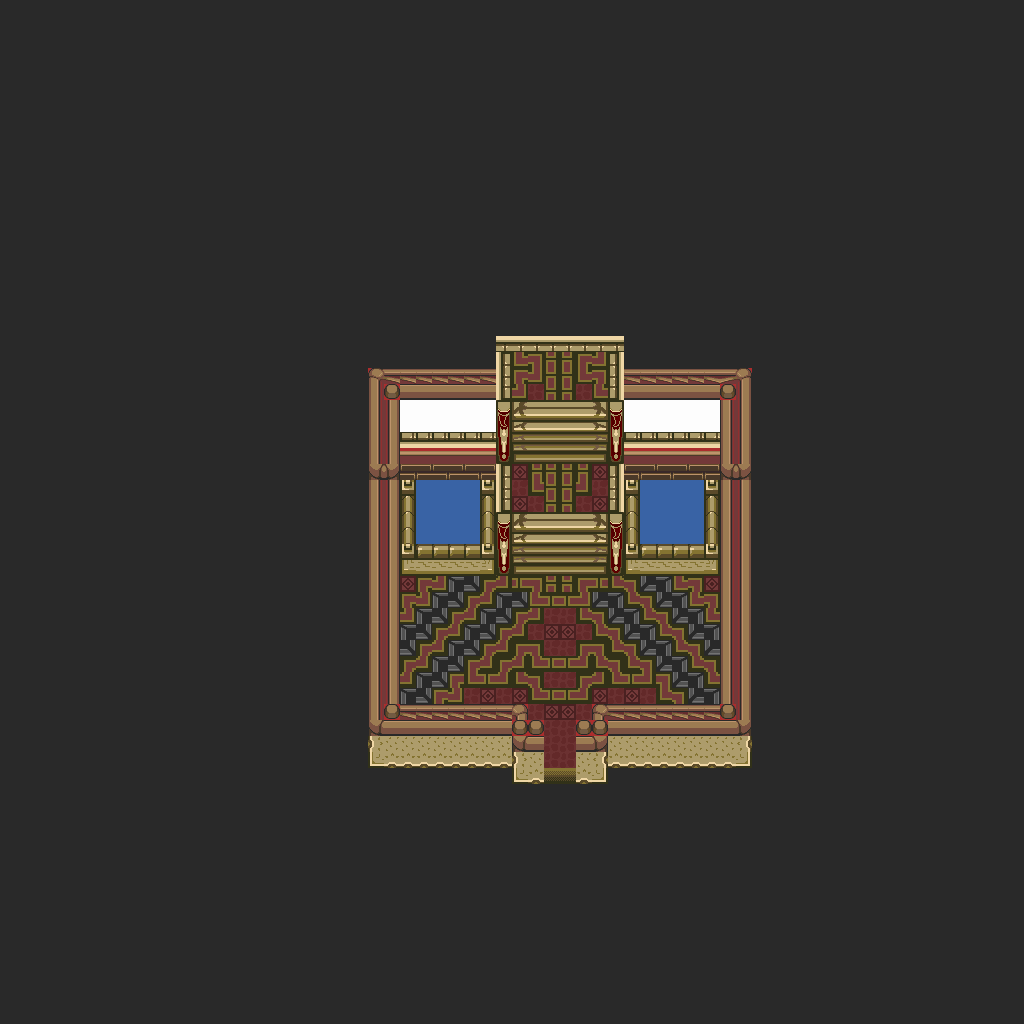

Rendered tile map (Tiled .tmx) drawn with the repository's tilesets; below, a short description and the map source with its tile grids summarised:
An orthogonal 64x64 tile map with 16x16 px tiles, 1 tile layer (base), 2 hidden layers not drawn.

<map version="1.10" tiledversion="1.12.1" orientation="orthogonal" renderorder="right-down" width="64" height="64" tilewidth="16" tileheight="16" infinite="0" nextlayerid="4" nextobjectid="1">
 <tileset firstgid="1" source="../classiciphone_pics4.tsx" />
 <layer id="1" name="base" width="64" height="64">
  <data>[4096 cells, 4096 non-empty, 82 distinct tile ids]</data>
 </layer>
 <layer id="2" name="collision" width="64" height="64" visible="0">
  <properties><property name="collision" value="true" /></properties>
  <data>[4096 cells, 3808 non-empty, 1 distinct tile ids]</data>
 </layer>
 <layer id="3" name="water" width="64" height="64" visible="0">
  <properties><property name="terrain" value="water" /></properties>
  <data>[4096 cells, 32 non-empty, 1 distinct tile ids]</data>
 </layer>
</map>
